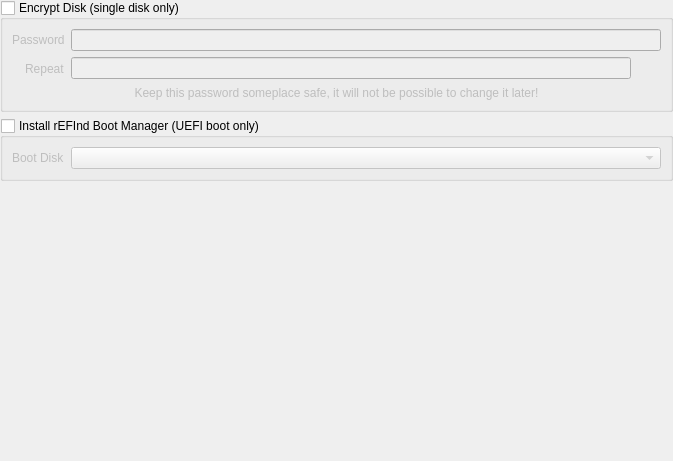
               <widget class="QWidget" name="scrollAreaWidgetContents_3">
                <property name="geometry">
                 <rect>
                  <x>0</x>
                  <y>0</y>
                  <width>673</width>
                  <height>461</height>
                 </rect>
                </property>
                <layout class="QVBoxLayout" name="verticalLayout_21">
                 <property name="leftMargin">
                  <number>0</number>
                 </property>
                 <property name="topMargin">
                  <number>0</number>
                 </property>
                 <property name="rightMargin">
                  <number>0</number>
                 </property>
                 <property name="bottomMargin">
                  <number>0</number>
                 </property>
                 <item>
                  <widget class="QGroupBox" name="group_disk_encrypt">
                   <property name="sizePolicy">
                    <sizepolicy hsizetype="Expanding" vsizetype="Preferred">
                     <horstretch>0</horstretch>
                     <verstretch>0</verstretch>
                    </sizepolicy>
                   </property>
                   <property name="toolTip">
                    <string>BROKEN: Disabled temporarily until fixed in TrueOS</string>
                   </property>
                   <property name="title">
                    <string>Encrypt Disk (single disk only)</string>
                   </property>
                   <property name="checkable">
                    <bool>true</bool>
                   </property>
                   <property name="checked">
                    <bool>false</bool>
                   </property>
                   <layout class="QFormLayout" name="formLayout_3">
                    <property name="labelAlignment">
                     <set>Qt::AlignRight|Qt::AlignTrailing|Qt::AlignVCenter</set>
                    </property>
                    <item row="0" column="0">
                     <widget class="QLabel" name="label_24">
                      <property name="text">
                       <string>Password</string>
                      </property>
                     </widget>
                    </item>
                    <item row="0" column="1">
                     <widget class="QLineEdit" name="line_disk_pass">
                      <property name="echoMode">
                       <enum>QLineEdit::PasswordEchoOnEdit</enum>
                      </property>
                     </widget>
                    </item>
                    <item row="1" column="0">
                     <widget class="QLabel" name="label_25">
                      <property name="text">
                       <string>Repeat</string>
                      </property>
                     </widget>
                    </item>
                    <item row="1" column="1">
                     <layout class="QHBoxLayout" name="horizontalLayout_9">
                      <item>
                       <widget class="QLineEdit" name="line_disk_pass_chk">
                        <property name="echoMode">
                         <enum>QLineEdit::Password</enum>
                        </property>
                        <property name="clearButtonEnabled">
                         <bool>false</bool>
                        </property>
                       </widget>
                      </item>
                      <item>
                       <widget class="QToolButton" name="tool_encrypt_passcheck">
                        <property name="toolTip">
                         <string>Passwords do not match!</string>
                        </property>
                        <property name="styleSheet">
                         <string notr="true"/>
                        </property>
                        <property name="text">
                         <string/>
                        </property>
                        <property name="icon">
                         <iconset theme="dialog-error">
                          <normaloff>.</normaloff>.</iconset>
                        </property>
                        <property name="autoRaise">
                         <bool>true</bool>
                        </property>
                       </widget>
                      </item>
                     </layout>
                    </item>
                    <item row="2" column="0" colspan="2">
                     <widget class="QLabel" name="label_26">
                      <property name="font">
                       <font/>
                      </property>
                      <property name="text">
                       <string>&lt;html&gt;&lt;head/&gt;&lt;body&gt;&lt;p&gt;Keep this password someplace safe, it will not be possible to change it later!&lt;/p&gt;&lt;/body&gt;&lt;/html&gt;</string>
                      </property>
                      <property name="alignment">
                       <set>Qt::AlignCenter</set>
                      </property>
                      <property name="wordWrap">
                       <bool>true</bool>
                      </property>
                     </widget>
                    </item>
                   </layout>
                  </widget>
                 </item>
                 <item>
                  <widget class="QGroupBox" name="group_disk_refind">
                   <property name="sizePolicy">
                    <sizepolicy hsizetype="Expanding" vsizetype="Preferred">
                     <horstretch>0</horstretch>
                     <verstretch>0</verstretch>
                    </sizepolicy>
                   </property>
                   <property name="title">
                    <string>Install rEFInd Boot Manager (UEFI boot only)</string>
                   </property>
                   <property name="checkable">
                    <bool>true</bool>
                   </property>
                   <property name="checked">
                    <bool>false</bool>
                   </property>
                   <layout class="QFormLayout" name="formLayout_4">
                    <item row="0" column="0">
                     <widget class="QLabel" name="label_27">
                      <property name="text">
                       <string>Boot Disk</string>
                      </property>
                     </widget>
                    </item>
                    <item row="0" column="1">
                     <widget class="QComboBox" name="combo_disk_refind"/>
                    </item>
                   </layout>
                  </widget>
                 </item>
                 <item>
                  <spacer name="verticalSpacer_14">
                   <property name="orientation">
                    <enum>Qt::Vertical</enum>
                   </property>
                   <property name="sizeHint" stdset="0">
                    <size>
                     <width>20</width>
                     <height>40</height>
                    </size>
                   </property>
                  </spacer>
                 </item>
                </layout>
               </widget>
